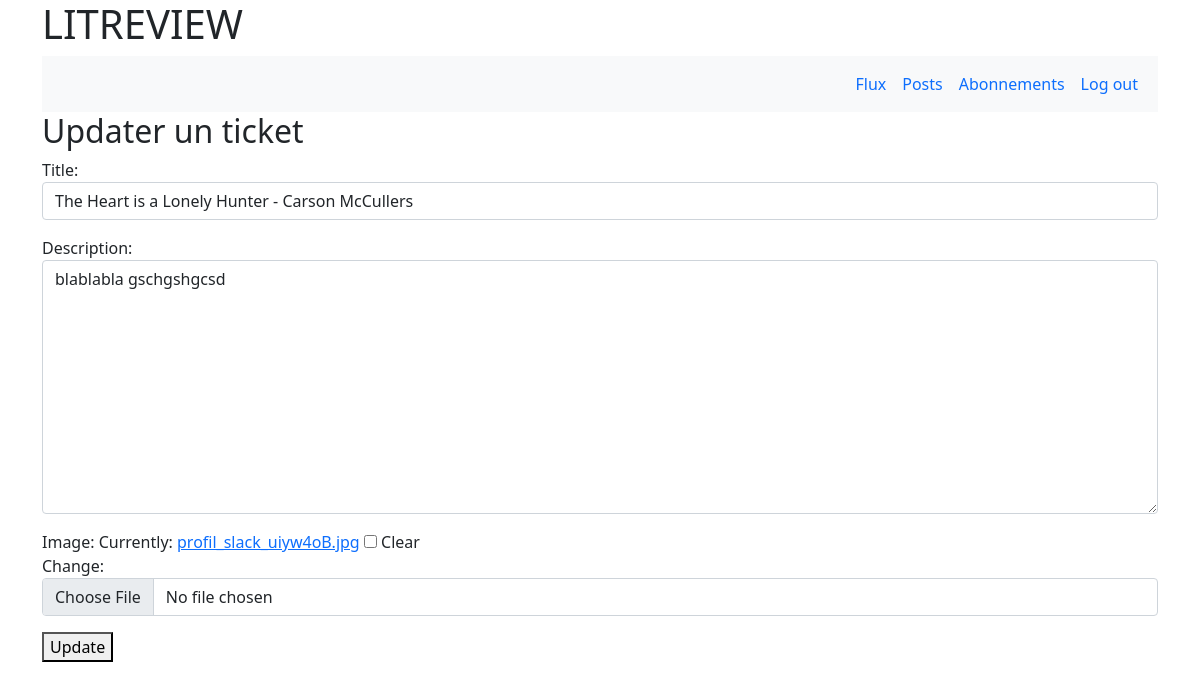
The page /ticket/1/update on the database its author committed.
### litreview/models.py (models this page shows, shortened)
class Ticket(models.Model):
    title = models.CharField(max_length=128)
    description = models.TextField(max_length=2048, blank=True)
    user = models.ForeignKey(
        to=settings.AUTH_USER_MODEL, on_delete=models.CASCADE)
    image = models.ImageField(null=True, blank=True)
    time_created = models.DateTimeField(auto_now_add=True)

### litreview/views.py (the view)
# urls.py: path('ticket/<int:ticket_id>/update', views.ticket_update,
def ticket_update(request, ticket_id):
    ticket = get_object_or_404(Ticket, id=ticket_id)
    if request.method == 'POST':
        ticket_form = forms.TicketForm(request.POST, request.FILES,
                                       instance=ticket)
        if ticket_form.is_valid():
            ticket_form.save()
            return redirect('posts')
    else:
        ticket_form = forms.TicketForm(instance=ticket)
    return render(request,
                  'litreview/update_ticket.html',
                  {'ticket_form': ticket_form})

### litreview/forms.py
class TicketForm(forms.ModelForm):
    class Meta:
        model = models.Ticket
        fields = ['title', 'description', 'image']
        widgets = {
            'title': forms.TextInput(attrs={'class': 'form-control'}),
            'description': forms.Textarea(attrs={'class': 'form-control'}),
            'image': forms.ClearableFileInput(attrs={'class': 'form-control'})
        }

### litreview/templates/litreview/update_ticket.html (shortened to what this page needs)
{% extends 'base.html' %}
{% block content %}
{% include 'litreview/nav.html' %}
    <h2>Updater un ticket</h2>
    <form method="post" enctype="multipart/form-data">
        {{ ticket_form.as_p }}
        <button type="submit" >Update</button>
    </form>
{% endblock content %}

### rows shown on the page
Ticket: title "The Heart is a Lonely Hunter - Carson McCullers", description "blablabla gschgshgcsd"
